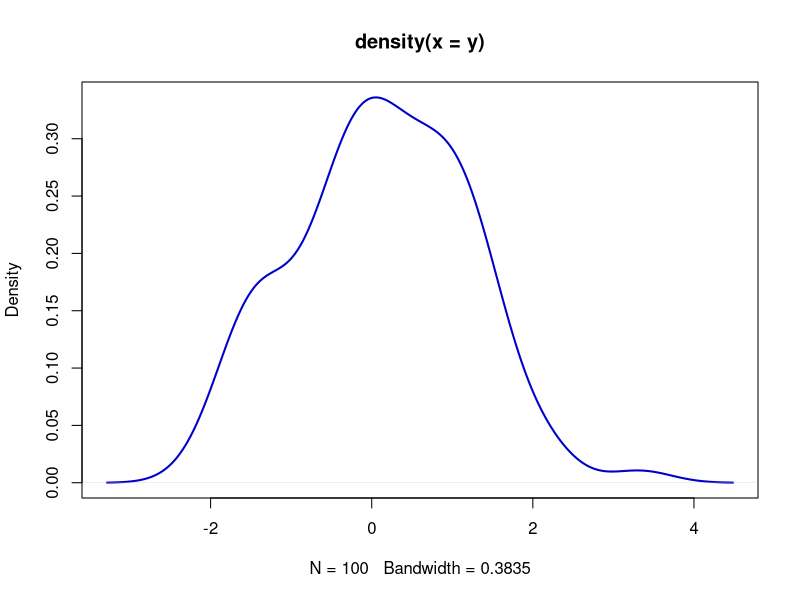

This chart was generated by the following R code:
## ---- chunk 1
y <- rnorm(100)
plot(density(y), lwd=2, col='blue3')
